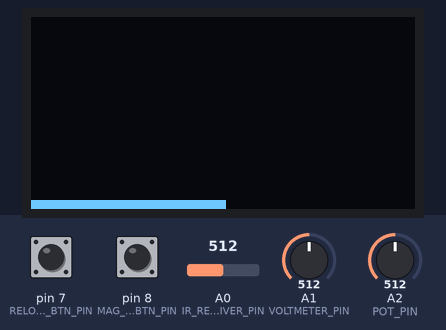
Bench run of a sketch on a simulated Arduino Uno, built with avr-gcc and run on an emulated ATmega328P. On the bench: 128×64 one-colour display. The test bench sets the inputs (shaded band); at power-on: A2 (POT_PIN) = 512, pin 7 (RELOAD_BTN_PIN) HIGH, pin 8 (MAG_SZ_TOG_BTN_PIN) HIGH, A0 (IR_RECEIVER_PIN) = 512, A1 (VOLTMETER_PIN) = 512. What the sketch prints to the serial monitor is not drawn.

Above: at 1.2 s.
1.3 s: A2 (POT_PIN) set to 551
2.8 s: A2 (POT_PIN) set to 578
At 3.9 s:
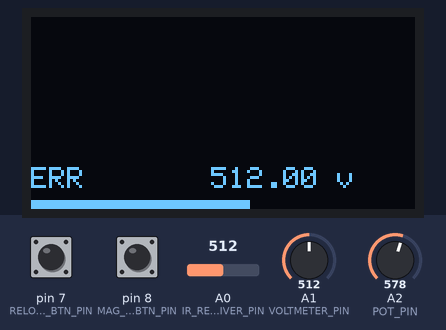
4.3 s: A2 (POT_PIN) set to 511
At 5.2 s:
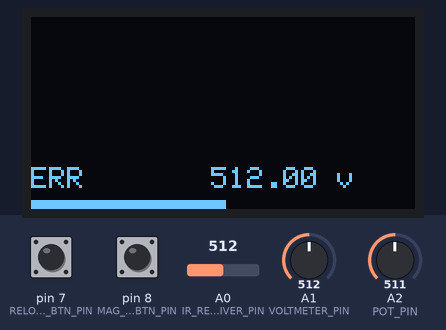
Timing chart, 0 to 7.3 s (numbered marks = the images above; inputs shaded):
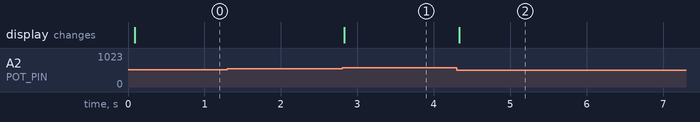

Measured:
- the behaviour switches between 568 and 569 on A2 (POT_PIN) (found by bisection; images 0 and 1)
- after the input at 1.3 s, every drawn part: stays the same
- after the input at 2.8 s, the display: changes at once (image 1)
- after the input at 4.3 s, the display: changes at once (image 2)

The sketch:

smart-strayven.ino
```cpp
#include <Adafruit_GFX.h>
#include <Adafruit_SSD1306.h>
#include <Button.h>

#include <SoftwareSerial.h>

//set the height and width of the screen
#define SCREEN_WIDTH 128
#define SCREEN_HEIGHT 64

//initialize stuff for display
#define OLED_RESET 4

//text sizes
#define AMMO_TEXT_SIZE 6

#define IR_MAP_TRIP_VAL 95
#define DART_LEGNTH_FEET 0.2362208333

//for voltmeter
#define R1 100000.0
#define R2 10000.0

//for PWM
#define POT_PIN 2
#define PWM_OUT_PIN 3
#define MOTOR_ACCEL_TIME 200
#define PWM_MAPPED_MAX_OUTPUT_THRESHOLD 16

//io pins
#define IR_RECEIVER_PIN 0
#define VOLTMETER_PIN 1

//pins for buttons
#define TRIGGER_BTN_PIN 4
#define RELOAD_BTN_PIN 7
#define MAG_SZ_TOG_BTN_PIN 8

//parameters for buttons
#define INVERT true
#define PULLUP true
#define DEBOUNCE_MS 20

Adafruit_SSD1306 display(OLED_RESET);     //display

Button reloadBtn (RELOAD_BTN_PIN, PULLUP, INVERT, DEBOUNCE_MS);         //reloading button
Button magSzTogBtn (MAG_SZ_TOG_BTN_PIN, PULLUP, INVERT, DEBOUNCE_MS);   //magazine size toggle button
Button triggerBtn (TRIGGER_BTN_PIN, PULLUP, INVERT, DEBOUNCE_MS);

byte magSizeArr[] = {5, 6, 10, 12, 15, 18, 20, 22, 25, 36, 0};  //keep track of the magazine sizes
byte currentMagSize = 0;  //keep track of the current magazine size
byte currentAmmo = magSizeArr[currentMagSize];    //keep track of how much ammo there currently is
byte maxAmmo = magSizeArr[currentMagSize];    //keep track of what the max ammo is, for use when reloading

double tripTime, exitTime;	//values to keep track of chrono timing

boolean hasAccelerated = false;
int lastPotReading = 0;

String chronoToPrint, ammoToPrint, voltageToPrint;		//keep track of what  vals to print

//this code will run when the Arduino turns on
void setup() {
  display.begin(SSD1306_SWITCHCAPVCC, 0x3C);    //begin stuff for the display
  initDisplayAmmo();     //show the ammo
  Serial.begin(9600)
;}

//this code loops many times a second
void loop() {
	Serial.println(analogRead(POT_PIN));
  chrono();    //count ammo, constantly check for the trigger switch to be pressed to count
  reload();       //reload, constantly check for the magazine switch to be pressed/not pressed
  toggleMags();   //toggle between magazine sizes, constanly check for the magazine toggle switch to be pressed
  voltMeter();
  pwm();
}

//actually dispaly ammo onto screen
void displayValues () {
  display.clearDisplay();           //clear the display, so the stuff that was here before is no longer here
  display.setTextColor(WHITE);      //set the color of text text

  display.setTextSize(AMMO_TEXT_SIZE);   //set the size of the text
  display.setCursor( (SCREEN_WIDTH/2) - ((ammoToPrint.length()*2) * (AMMO_TEXT_SIZE * 1.5)), (SCREEN_HEIGHT/2) - (AMMO_TEXT_SIZE * 3) );  //center text
  display.print(ammoToPrint);     //print the text

	display.setTextSize(1);
	display.setCursor(0, 50);
  display.print(chronoToPrint);

  display.setCursor(60, 50);
	display.print(voltageToPrint);

	int lineLength = lastPotReading * 8;
	display.drawLine(0, 61, lineLength, 61, WHITE);
  display.drawLine(0, 62, lineLength, 62, WHITE);
  display.drawLine(0, 63, lineLength, 63, WHITE);

  display.display();                //display the text
}

//set up ammo to be displayed
void initDisplayAmmo () {
  //if the ammo to print, current ammo, is less that 10, make it like '01' or '04'
  String ammoToPrint = currentAmmo < 10 ? ("0" + (String)currentAmmo) : (String)currentAmmo;
  displayValues();  //display the text, the ammo
}

void displayChronoValues(String toPrint) {
    chronoToPrint = toPrint;
    displayValues();
}

void initDisplayChronoValues(double fps) {
    if (fps == -1) {
        chronoToPrint = "ERR";
    } else if (fps == -2) {
        chronoToPrint = "NO FPS";
    } else {
        chronoToPrint = ( (String)(fps)  + " fps" );
    }
}

void resetChronoVals() {
    tripTime = -10;
    exitTime = -10;
}

double calculateChronoReadings(double firstTime, double secondTime) {
    if ( (tripTime > -10) && (exitTime > -10) ) {
        resetChronoVals();
        return (DART_LEGNTH_FEET) / ((secondTime-firstTime)/1000000.0);
    }
}

void chrono() {
    //when tripped and expecting first value
    if ((map(analogRead(IR_RECEIVER_PIN), 0, 1023, 0, 100) > IR_MAP_TRIP_VAL) && (tripTime == -10) ) {
        tripTime = micros();
    //when tripped and expecting second value
    } else if ( (tripTime != -10) && (exitTime == -10) && (map(analogRead(IR_RECEIVER_PIN), 0, 1023, 0, 100) < IR_MAP_TRIP_VAL) )  {
        exitTime = micros();
        initDisplayChronoValues(calculateChronoReadings(tripTime, exitTime));

        //count ammo stuff
        //make sure that the ammo is less than 99 so it doesnt overflow the display
        //make sure it's in increment mode
        if ( (magSizeArr[currentMagSize] == 0) && (currentAmmo < 99) ) {
            currentAmmo++;    //increment ammo

        //make sure that the ammo is more than 0 so no negative numbers are displayed
        //make sure it's in increment mode
        } else if ( (currentAmmo > 0) && (magSizeArr[currentMagSize] != 0) ){
            currentAmmo--;    //decrement ammo
        }

        initDisplayAmmo();    //display the ammo

    //when no second value within 1 second
    } else if ( (tripTime != -10) && (tripTime + 2000000) < micros() ) {
        resetChronoVals();
        initDisplayChronoValues(-1);
    }
}

void reload () {
  reloadBtn.read();               //read reload button
  if (reloadBtn.wasPressed()) {   //reload button pressed
    currentAmmo = maxAmmo;        //reset ammo
    initDisplayAmmo();            //display ammo
  }
}

void toggleMags () {
  magSzTogBtn.read();               //read magazine size toggle button
  if (magSzTogBtn.wasPressed()) {    //magazine size toggle button pressed
    //cycle through mag sizes based on array, and make sure array doens't overflow
    currentMagSize = (currentMagSize < (sizeof(magSizeArr)/sizeof(magSizeArr[0]) - 1)) ? currentMagSize + 1 : 0;

    //there's a new max ammo, because there's a new magazine size
    maxAmmo = magSizeArr[currentMagSize];
    currentAmmo = maxAmmo;

    initDisplayAmmo();      //display ammo
  }
}

//values for time checking on voltage
double lastVoltageCheckTime = 0;
int delayTime = 500;

//check and calculate and display voltage (RHETORICAL STRATEGY: POLYSYNDETON)
void voltMeter () {
  //make sure only prints every .5 sec
  if (millis() >= lastVoltageCheckTime + delayTime) {
    //calculate voltage
    float voltageIn = ((analogRead(VOLTMETER_PIN) * 1) / 1) ;

    //make sure voltage is above 0.03, since it could be an error
    if (voltageIn < 0.5) {
      voltageIn = 0;
    }

    voltageToPrint = ((String)voltageIn + " v");

    lastVoltageCheckTime = millis();
  }
}

void pwm () {
	triggerBtn.read();                                          //read trigger so later can check if pressed/released
	if(triggerBtn.isPressed() && !hasAccelerated) {				//when trigger first pressed
		digitalWrite(PWM_OUT_PIN, HIGH);						//motor at full power
		delay(MOTOR_ACCEL_TIME);								//allow motor to reach full speed
		hasAccelerated = true;									//allow pwm
	} else if (triggerBtn.isPressed() && hasAccelerated) {		//if trigger pressed
		analogWrite(PWM_OUT_PIN, analogRead(POT_PIN)/4);		//write PWM depending on pot value
	} else if (triggerBtn.wasReleased()) {						//when trigger released
		digitalWrite(PWM_OUT_PIN, LOW);							//turn motor off
		hasAccelerated = false;									//reset flag to check for acceleration
	}

	if (map(analogRead(POT_PIN), 0, 1010, 0, 16) != lastPotReading) {
		lastPotReading = map(analogRead(POT_PIN), 0, 1010, 0, PWM_MAPPED_MAX_OUTPUT_THRESHOLD);
		displayValues();
	}
}
```
